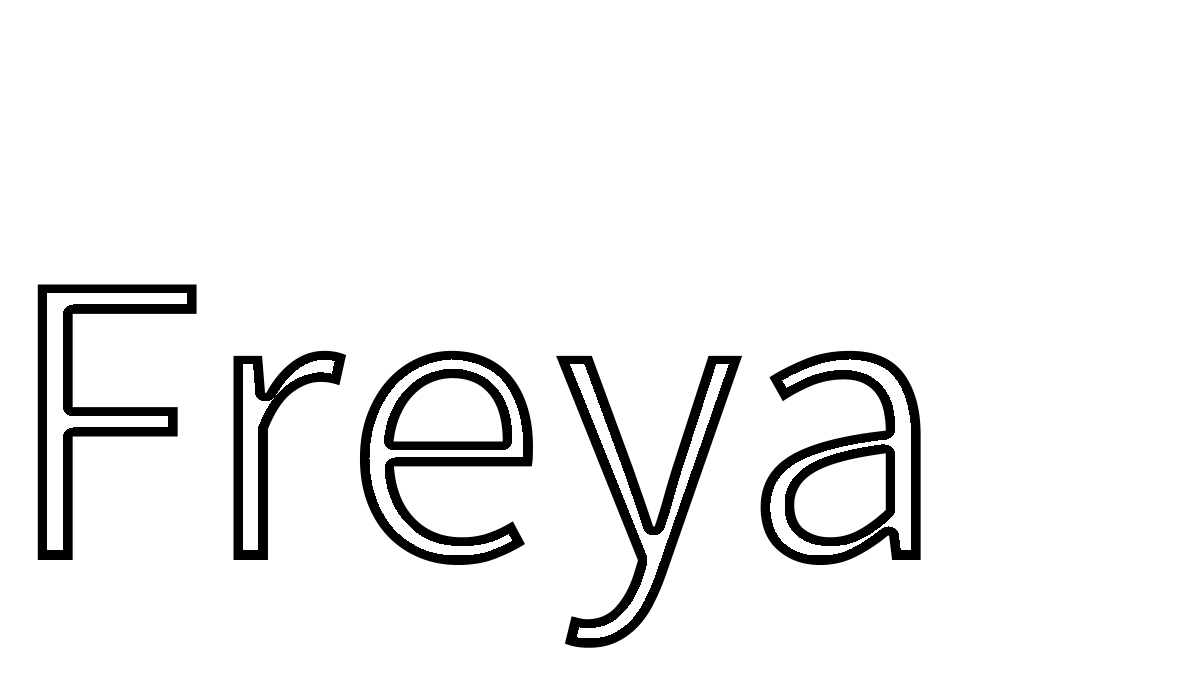
Frame 1 (no input)
Frame 60 (the mouse pressed at the canvas centre just before this capture): identical to frame 1, image omitted
Frame 120 (the mouse held since frame 60 and released just before this capture): identical to frame 1, image omitted

The Processing sketch that drew this single still picture (run headless with seeded random() and noise(); from frame 60 on, the mouse is pressed at the canvas centre):

// Processing sketch: fatEdgeTrace
// ── fatEdgeTrace.pde
boolean needsRedraw = true;
int edgeDepth = 10;
int BLACK, WHITE;

void setup() {
  size(1200, 700);
  BLACK = color(0);
  WHITE = color(255);
}

void draw() {
  if (!needsRedraw) {
    return;
  }
  needsRedraw = false;
  clear();
  background(255);
  fill(BLACK);
  //ellipse(width / 2, height / 2, width * 0.8, height * 0.8);
  textSize(height * 0.6);
  text("Freya", 0, height* 0.8);
  fatEdgeTrace();
}

void fatEdgeTrace() {
  int blackPixelCount = 0;
  loadPixels();
  println(pixels.length);
  int[] newPixels = new int[pixels.length];
  arrayCopy(pixels, newPixels);

  for (int row = 0; row < height; ++row) {
    for (int col = 0; col < width; ++col) {
      int pixelIndex = row * width + col;
      //If this pixel is black, and all of its neighbors
      // in a disk of radius edgeDepth are also black, 
      //then flip to white
      //println(pixelIndex + '->'+pixels[pixelIndex]);
      if (pixels[pixelIndex] == BLACK) {
        ++blackPixelCount;
        boolean flipToWHITE = true;
        for (int dy = -edgeDepth + 1; dy <= edgeDepth; ++dy) {
          if (row + dy >= 0 && row + dy < height) {
            int dxWidth = round(sqrt(edgeDepth * edgeDepth - dy * dy));
            for (int dx = -dxWidth; dx <= dxWidth; ++dx) {
              if (col + dx >= 0 && row + dy < width) {
                if (pixels[(row + dy) * width + col + dx] == WHITE) {
                  flipToWHITE = false;
                  // break;
                }
              }
            }
          }
        }
        if (flipToWHITE) {
          newPixels[pixelIndex] = WHITE;
        }
      }
    }
  }
  arrayCopy(newPixels, pixels);
  updatePixels();
  println(blackPixelCount);
}
